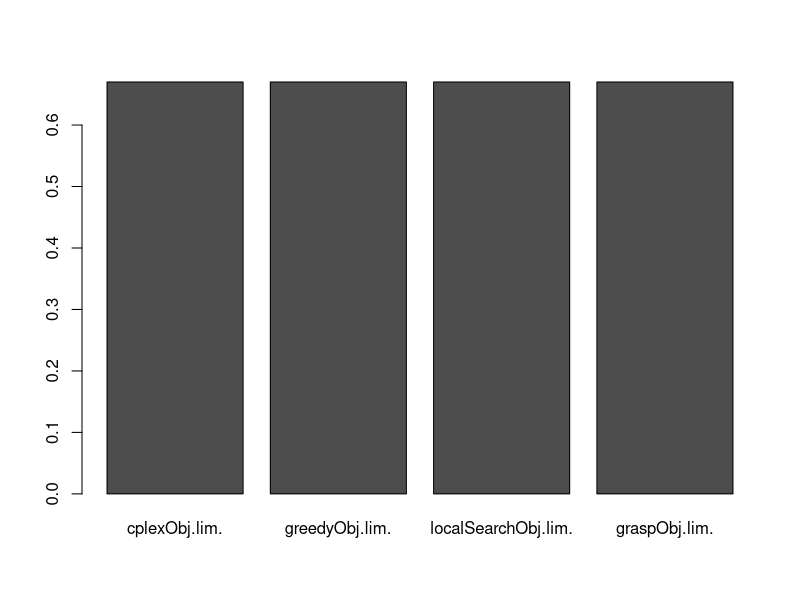
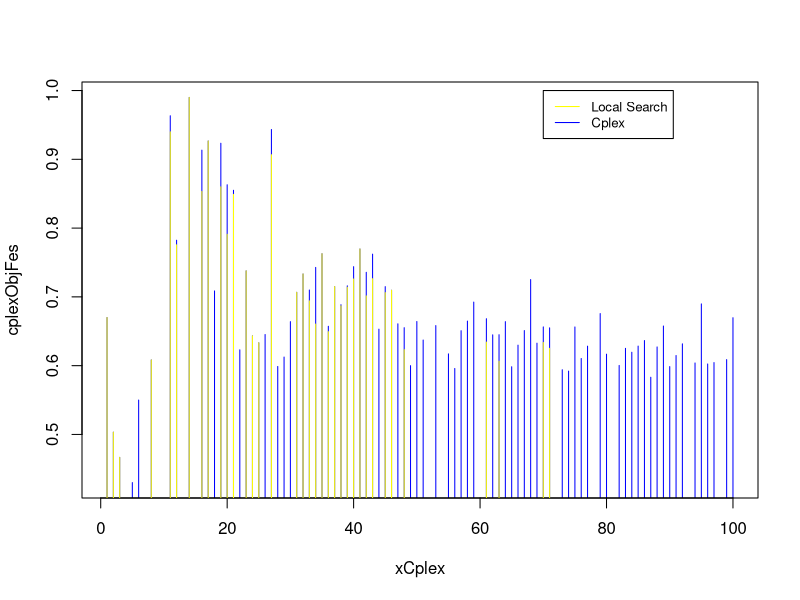
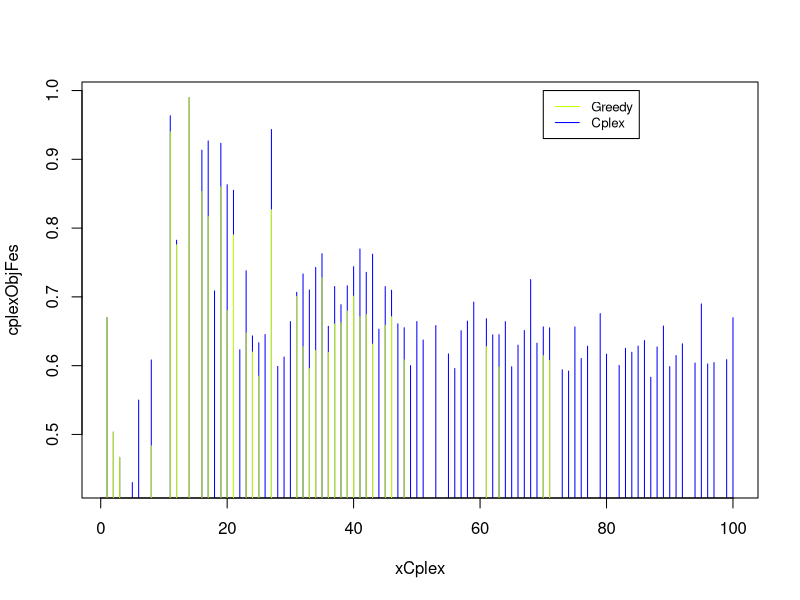
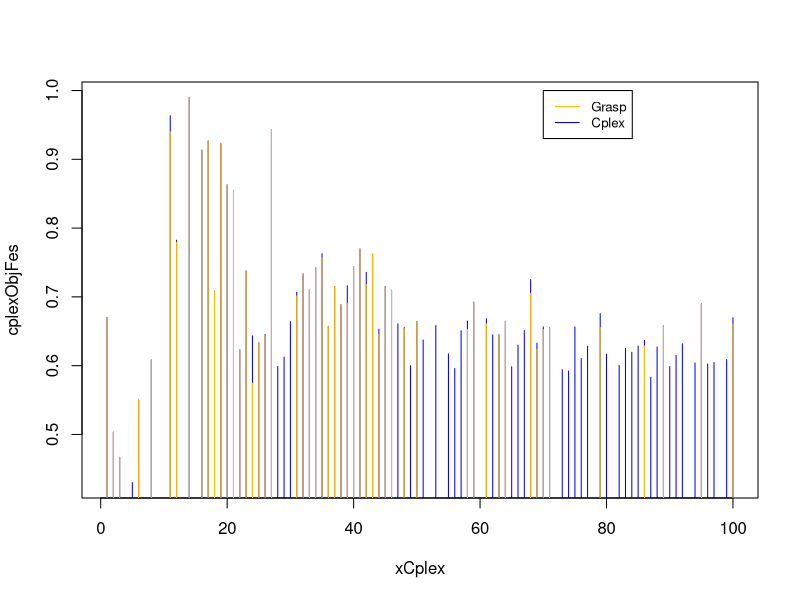
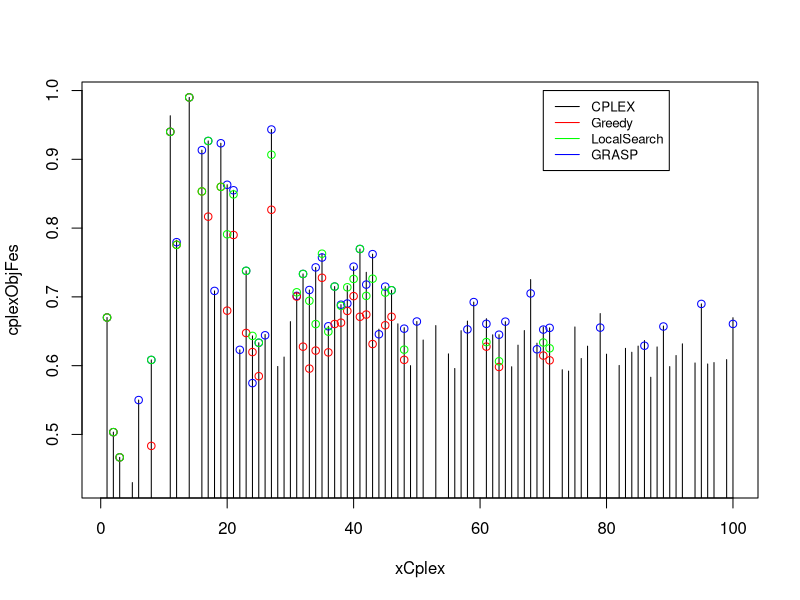
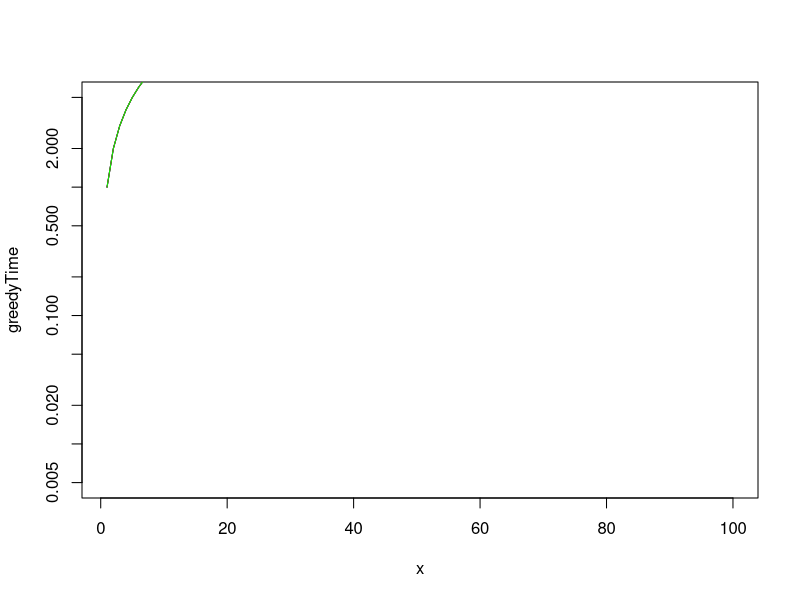
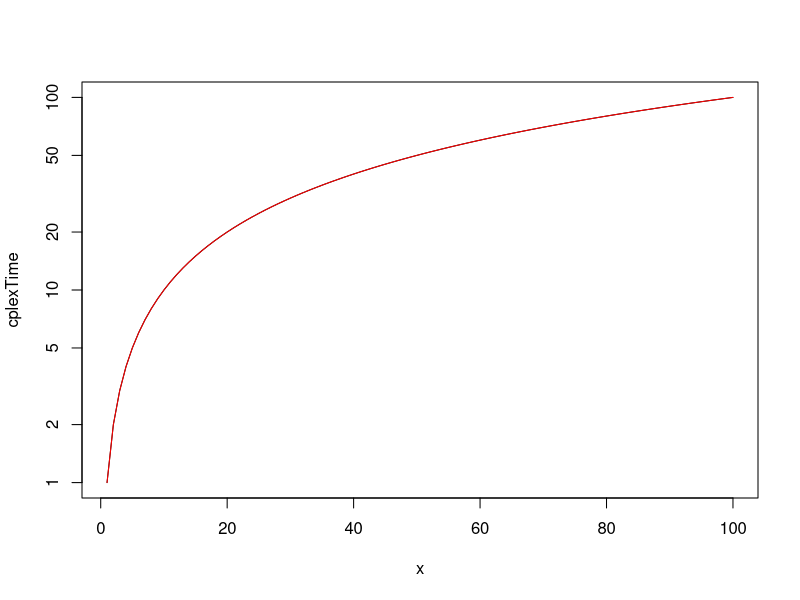

Write the R code that produced these figures, in order.
greedyObj<-read.csv("greedyObj.csv",stringsAsFactors = TRUE)$a
cplexObj<-read.csv("cplexObj.csv",stringsAsFactors = TRUE)$a
localSearchObj<-read.csv("localSearchObj.csv",stringsAsFactors = TRUE)$a
diffObjGreedy <- cplexObj - greedyObj
diffObjLocal <- localSearchObj - cplexObj
graspObj1 <- read.csv("graspObjFirst.csv",stringsAsFactors = TRUE)$a
graspObj2 <- read.csv("graspObjSecond.csv",stringsAsFactors = TRUE)$a
graspObj3 <- read.csv("graspObjThird.csv",stringsAsFactors = TRUE)$a
 
graspObj = 1:100
for (i in 1:100)  {
  graspObj[i] = max(graspObj1[i],graspObj2[i], graspObj3[i])
  
}

graspObj1Sol <- graspObj1[!(graspObj1 %in% c(0.0))]
xGrasp1 <- (1:100)[!graspObj1 %in% 0.0]

graspObj2Sol <- graspObj2[!(graspObj2 %in% c(0.0))]
xGrasp2 <- (1:100)[!graspObj2 %in% 0.0]

graspObj3Sol <- graspObj3[!(graspObj3 %in% c(0.0))]
xGrasp3 <- (1:100)[!graspObj3 %in% 0.0]

graspObjSol <- graspObj[!(graspObj %in% c(0.0))]
xGrasp <- (1:100)[!graspObj %in% 0.0]

greedyObjSol <- greedyObj[!greedyObj %in% 0.0]
xGreedy <- (1:100)[!greedyObj %in% 0.0]

cplexObjFes <- cplexObj[!cplexObj %in% 0.0]
xCplex <- (1:100)[!cplexObj %in% 0.0]

localSearchSol <- localSearchObj[!localSearchObj %in% 0.0]
xLocalSearch <- (1:100)[!localSearchObj %in% 0.0]

lim = 1
x = 1:lim
data <- data.frame(cplexObj[lim],greedyObj[lim],localSearchObj[lim],graspObj[lim])

barplot(as.matrix(data))

plot(xCplex, cplexObjFes, type = "h", col= "blue")
points(xLocalSearch,localSearchSol, col="yellow",type="h")
legend(70, 1, legend=c("Local Search", "Cplex"),
       col=c("yellow", "blue"), lty=1:1, cex=0.8)

plot(xCplex, cplexObjFes, type = "h", col= "blue")
points(xGreedy,greedyObjSol, col="#C0FF00",type="h")
legend(70, 1, legend=c("Greedy", "Cplex"),
       col=c("#C0FF00", "blue"), lty=1:1, cex=0.8)

plot(xCplex, cplexObjFes, type = "h", col= "blue")
points(xGrasp,graspObjSol, col="#FFC100",type="h")
legend(70, 1, legend=c("Grasp", "Cplex"),
       col=c("#FFC100", "blue"), lty=1:1, cex=0.8)

plot(xCplex, cplexObjFes, type = "h", col= "black")
points(xGrasp,graspObjSol, col="blue")
points(xGreedy,greedyObjSol, col="red")
points(xLocalSearch,localSearchSol, col="green")
legend(70, 1, legend=c("CPLEX", "Greedy","LocalSearch","GRASP"),
       col=c("black", "red","green","blue"), lty=1:1, cex=0.8)





#############################################
greedyTime1<-read.csv("greedyTimeFirst.csv",stringsAsFactors = TRUE)$b
greedyTime2<-read.csv("greedyTimeSecond.csv",stringsAsFactors = TRUE)$b
greedyTime3<-read.csv("greedyTimeThird.csv",stringsAsFactors = TRUE)$b
greedyTime <- (greedyTime1 + greedyTime2 + greedyTime3)/3

cplexTime<-read.csv("cplexTime.csv",stringsAsFactors = TRUE)$b

localSearchTime1<-read.csv("localSearchTimeFirst.csv",stringsAsFactors = TRUE)$b
localSearchTime2<-read.csv("localSearchTimeSecond.csv",stringsAsFactors = TRUE)$b
localSearchTime3<-read.csv("localSearchTimeThird.csv",stringsAsFactors = TRUE)$b
localSearchTime <- (localSearchTime1 + localSearchTime2 + localSearchTime3)/3

graspTime1<-read.csv("graspTimeFirst.csv",stringsAsFactors = TRUE)$b
graspTime2<-read.csv("graspTimeSecond.csv",stringsAsFactors = TRUE)$b
graspTime3<-read.csv("graspTimeThird.csv",stringsAsFactors = TRUE)$b
graspTime <- (graspTime1 + graspTime2 + graspTime3)/3

lim = 100
x = 1:lim
plot(x,greedyTime, type="l",log="y", ylim=c(0.005,5.0))
lines(x,localSearchTime, type = "l", col="blue")
lines(x,graspTime, col="red")
lines(x,cplexTime, col="green")

plot(x, cplexTime, type="l", log="y")
lines(x,graspTime, col="red")